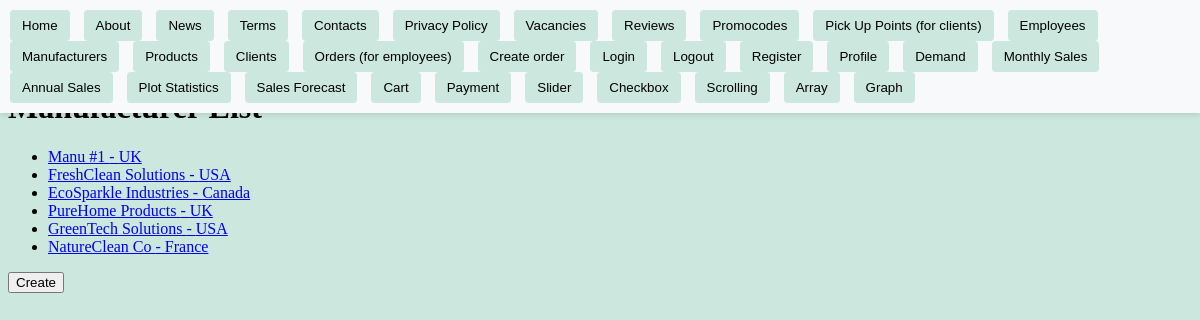
Page /manufacturers/ on the committed database.
### store/models.py (models this page shows, shortened)
class Manufacturer(models.Model):
    name = models.CharField(max_length=100)
    location = models.CharField(max_length=100)

### store/views/manufacturer_views.py (the view)
# urls.py: path("manufacturers/", manufacturer_list, name="manufacturer_list"),
def manufacturer_list(request):
    manufacturers = Manufacturer.objects.all()
    return render(
        request,
        "manufacturer/manufacturer_list.html",
        {"manufacturers": manufacturers},
    )

### store/templates/manufacturer/manufacturer_list.html (shortened to what this page needs)
{% extends "base.html" %}
{% block content%}
    <h1>Manufacturer List</h1>
    <ul>
        {% for manufacturer in manufacturers %}
        <li><a href="{% url 'manufacturer_detail' manufacturer.pk %}">{{ manufacturer.name }} - {{ manufacturer.location }}</a></li>
        {% endfor %}
    </ul>
    <form action="{% url 'manufacturer_create' %}" method="get" style="display: inline;">
        <button type="submit">Create</button>
    </form>
{% endblock content %}

### static/styles.css (style rules this page uses)
body { background-color: #cce7dd; }
button { cursor: pointer; }

### rows in the picture
Manufacturer: name "Manu #1", location "UK"
Manufacturer: name "FreshClean Solutions", location "USA"
Manufacturer: name "EcoSparkle Industries", location "Canada"
Manufacturer: name "PureHome Products", location "UK"
Manufacturer: name "GreenTech Solutions", location "USA"
Manufacturer: name "NatureClean Co", location "France"
